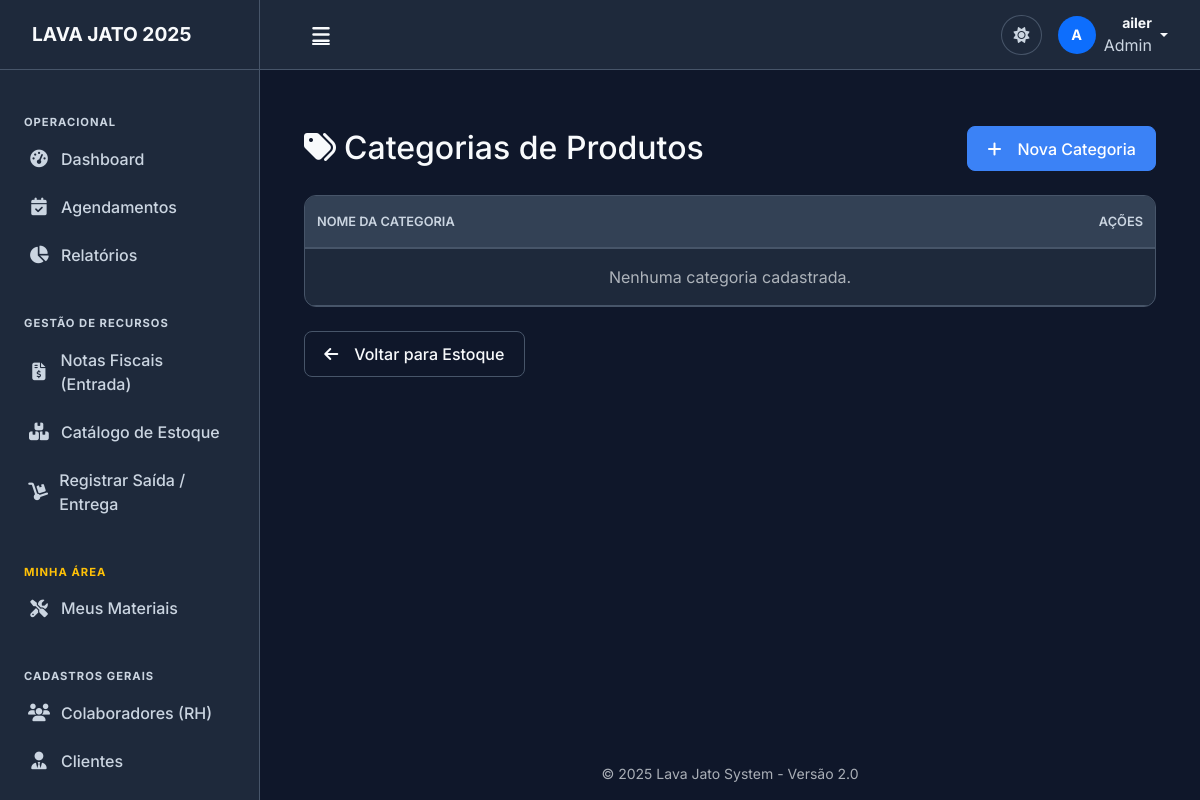
The page /gestao/categorias/ (signed in) on the database as committed earlier.
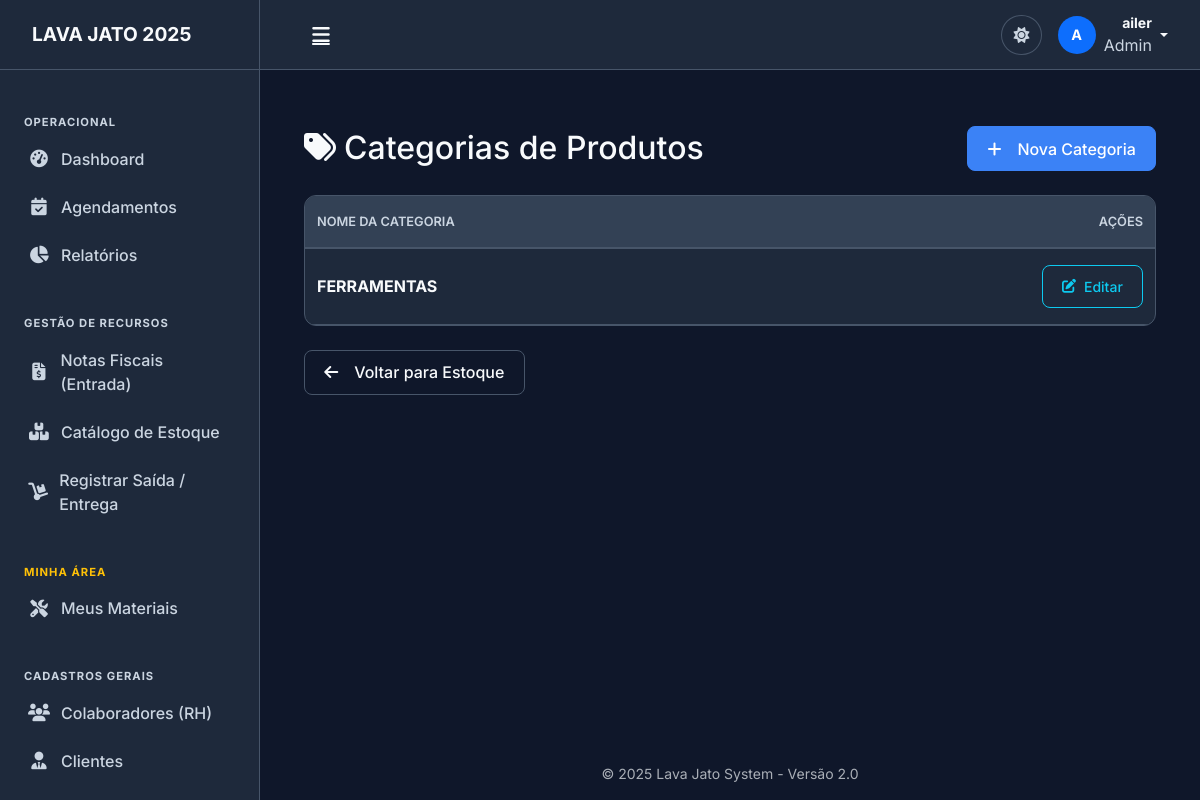
The same page on the database as committed later.
### gestao/models.py (models this page shows, shortened)
class Categoria(models.Model):
    nome = models.CharField(max_length=50, unique=True)
    class Meta: verbose_name_plural = "Categorias"

### gestao/views.py (the view)
# urls.py: path('categorias/', views.categoria_lista, name='categoria_lista'),
@login_required
def categoria_lista(request):
    categorias = Categoria.objects.all().order_by('nome')
    return render(request, 'gestao/categoria_lista.html', {'categorias': categorias})

### gestao/templates/gestao/categoria_lista.html
{% extends 'base/base.html' %}
{% block content %}
<div class="container mt-4">
    <div class="d-flex justify-content-between align-items-center mb-4">
        <h2 class="mb-0"><i class="fas fa-tags me-2"></i>Categorias de Produtos</h2>
        <a href="{% url 'categoria_create' %}" class="btn btn-primary">
            <i class="fas fa-plus me-2"></i>Nova Categoria
        </a>
    </div>
    <div class="card-custom">
        <div class="table-responsive">
            <table class="table table-hover align-middle">
                <thead class="table-dark">
                    <tr>
                        <th>Nome da Categoria</th>
                        <th class="text-end">Ações</th>
                    </tr>
                </thead>
                <tbody>
                    {% for cat in categorias %}
                    <tr>
                        <td class="fw-bold">{{ cat.nome }}</td>
                        <td class="text-end">
                            <a href="{% url 'categoria_update' cat.pk %}" class="btn btn-sm btn-outline-info">
                                <i class="fas fa-edit"></i> Editar
                            </a>
                        </td>
                    </tr>
                    {% empty %}
                    <tr>
                        <td colspan="2" class="text-center text-muted">Nenhuma categoria cadastrada.</td>
                    </tr>
                    {% endfor %}
                </tbody>
            </table>
        </div>
    </div>
    <div class="mt-3">
        <a href="{% url 'estoque_lista' %}" class="btn btn-outline-secondary">
            <i class="fas fa-arrow-left me-2"></i>Voltar para Estoque
        </a>
    </div>
</div>
{% endblock %}

Rows that differ between the two databases and show on the page:
added Categoria: nome "FERRAMENTAS"
Other text that changed with them:
text no longer shown: "Nenhuma categoria cadastrada."
